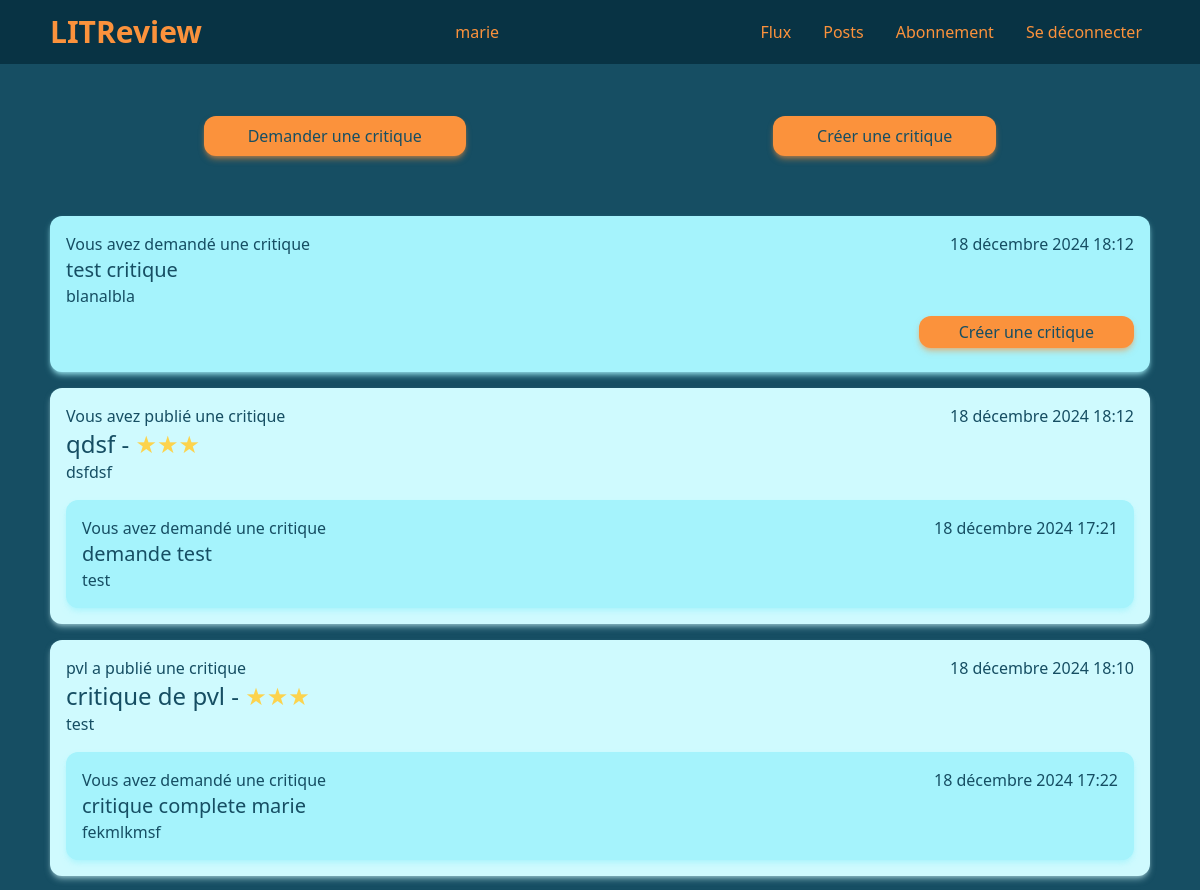
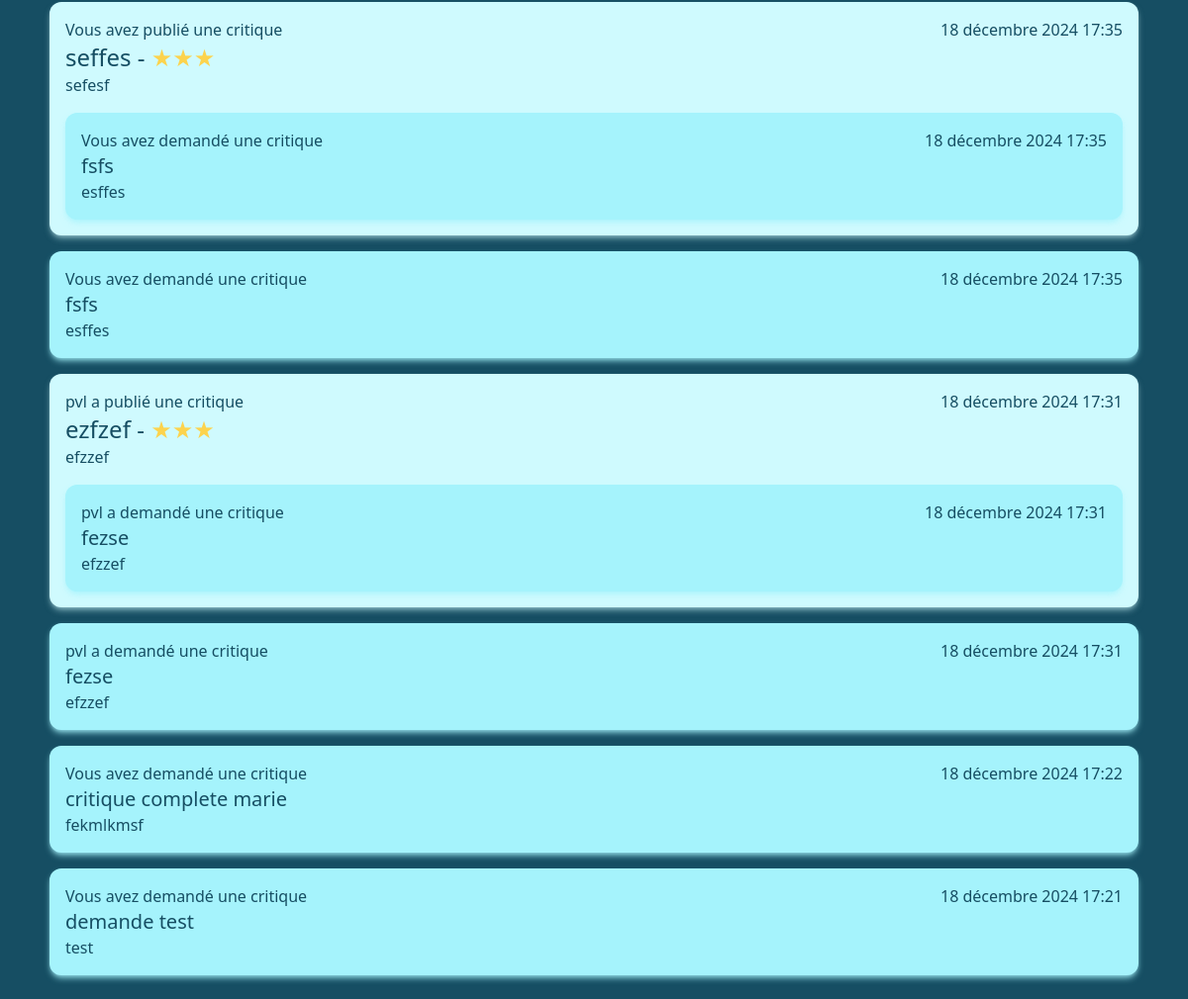
Page /review/flux/ (signed in) on the earlier database version (2 pictures, top to bottom).
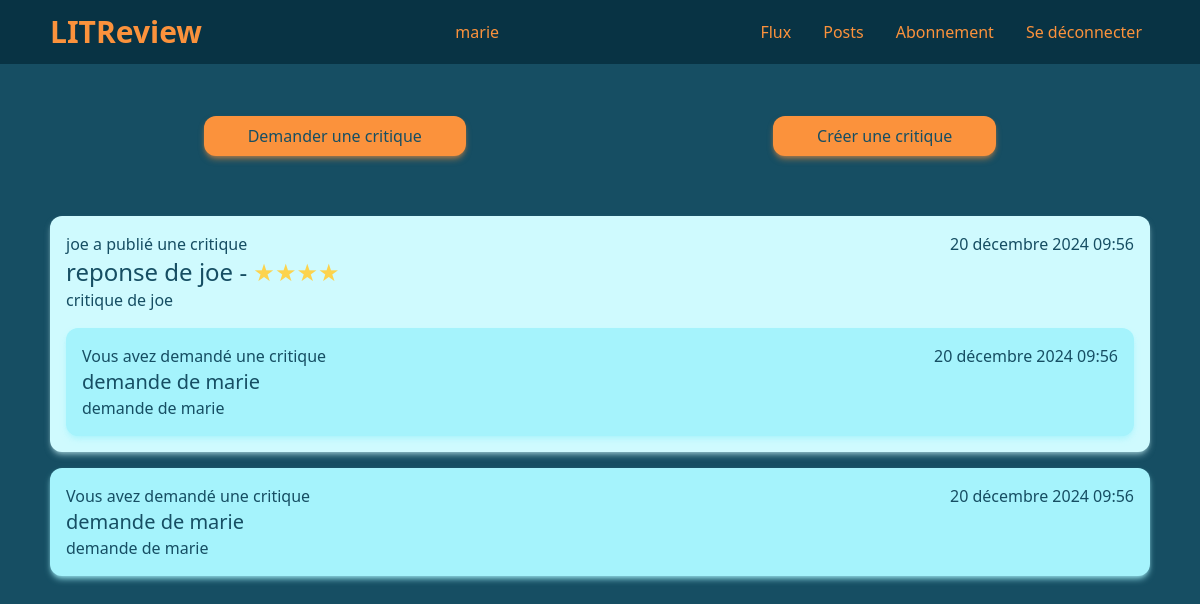
Same page on the later database version.
### review/models.py (models this page shows, shortened)
class Ticket(models.Model):
    title = models.CharField(max_length=128)
    description = models.CharField(max_length=2048, blank=True)
    user = models.ForeignKey(to=settings.AUTH_USER_MODEL, on_delete=models.CASCADE)
    image = models.ImageField(null=True, blank=True)
    time_created = models.DateTimeField(auto_now_add=True)
    response = models.BooleanField(default=False)

class Review(models.Model):
    ticket = models.ForeignKey(to=Ticket, on_delete=models.CASCADE)
    rating = models.PositiveSmallIntegerField(validators=[MinValueValidator(0), MaxValueValidator(5)])
    headline = models.CharField(max_length=128)
    body = models.CharField(max_length=8192, blank=True)
    user = models.ForeignKey(to=settings.AUTH_USER_MODEL, on_delete=models.CASCADE)
    time_created = models.DateTimeField(auto_now_add=True)

### authentication/models.py (models this page shows, shortened)
class User(AbstractBaseUser, PermissionsMixin):
    username = models.CharField(max_length=20, unique=True)
    is_active = models.BooleanField(default=True)
    is_superuser = models.BooleanField(default=False)
    is_staff = models.BooleanField(default=False)
    date_joined = models.DateTimeField(default=timezone.now)
    last_login = models.DateTimeField(blank=True, null=True)
    objects = CustomUserManager()
    USERNAME_FIELD = 'username'
    REQUIRED_FIELDS = []

### review/views.py (the view)
# urls.py: path('flux/', views.FluxView.as_view(), name='flux'),
class FluxView(LoginRequiredMixin, View):
    template = 'review/flux.html'
    ticket_class = models.Ticket
    review_class = models.Review
    def get(self, request):
        users_viewable = User.objects.filter(
            Q(follow_user__user = request.user) |
            Q(pk=request.user.pk)
        )
        tickets = self.ticket_class.objects.filter(user__in=users_viewable)
        tickets = tickets.annotate(content_type=Value('TICKET', CharField()))
        reviews = self.review_class.objects.filter(
            Q(user__in=users_viewable) |
            Q(ticket__user__in=users_viewable)
            )
        reviews = reviews.annotate(content_type=Value('REVIEW', CharField()))
        posts = sorted(
            chain(tickets, reviews),
            key=lambda post: post.time_created,
            reverse=True
        )
        return render(request, self.template, context={'posts': posts})

### review/templates/review/flux.html
{% extends 'base.html' %}
{% block content %}
    <div class="flex items-center justify-around h-40 w-full">
        <a href="{% url 'create_ticket' %}" class="btn px-11 py-2">Demander une critique</a>
        <a href="{% url 'create_review' %}" class="btn px-11 py-2">Créer une critique</a>
    </div>
    <div class="flex flex-col gap-4 w-full">
        {% for post in posts %}
            {% if post.content_type == 'TICKET' %}
                {% include 'review/partials/ticket_snippet.html' %}
            {% elif post.content_type == 'REVIEW' %}
                {% include 'review/partials/review_snippet.html' %}
            {% endif %}
        {% endfor %}
    </div>
{% endblock %}

### review/templates/review/partials/review_snippet.html
{% load tz %}
{% load mathfilters %}
<div class="card-light flex flex-col p-4 gap-4">
    <div class="flex justify-between">
        <div class="">
            {% if post.user == user %}
            <p>Vous avez publié une critique</p>
            {% else %}
            <p>{{ post.user }} a publié une critique</p>
            {% endif %}
            <p class="text-2xl">{{ post.headline }} - <span class="text-amber-300">{{ '★'|mul:post.rating }}</span></p>
            <p>{{ post.body }}</p>
        </div>
        <p>{{ post.time_created|timezone:"Europe/Paris" }}</p>
    </div>
    {% with post=post.ticket %}
        {% include 'review/partials/ticket_snippet.html' %}
    {% endwith %}
</div>

### review/templates/review/partials/ticket_snippet.html (shortened to what this page needs)
{% load tz %}
<div class="card-medium p-4">
    <div class="flex justify-between">
        <div>
            {% if post.user == user %}
            <p>Vous avez demandé une critique</p>
            {% else %}
            <p>{{ post.user }} a demandé une critique</p>
            {% endif %}
            <p class="text-xl">{{ post.title }}</p>
            <p>{{ post.description }}</p>
        </div>
        <p>{{ post.time_created|timezone:"Europe/Paris" }}</p>
    </div>
    {% if not post.response %}
    <div class="flex justify-end items-center h-12 w-full">
        <a href="{% url 'ticket_response' id=post.id %}" class="btn px-10 py-1">Créer une critique</a>
    </div>
    {% endif %}
</div>

Differences in the rows shown:
removed Ticket: shows "Vous avez demandé une critique", title "test critique", description "blanalbla", time_created "18 décembre 2024 18:12", response "Créer une critique"
removed Review: shows "Vous avez publié une critique", headline "qdsf", rating "★★★", body "dsfdsf", time_created "18 décembre 2024 18:12", shows "Vous avez demandé une critique", title "demande test", description "test", time_created "18 décembre 2024 17:21"
removed Review: user "pvl", headline "critique de pvl", rating "★★★", body "test", time_created "18 décembre 2024 18:10", shows "Vous avez demandé une critique", title "critique complete marie", description "fekmlkmsf", time_created "18 décembre 2024 17:22"
removed Review: shows "Vous avez publié une critique", headline "seffes", rating "★★★", body "sefesf", time_created "18 décembre 2024 17:35", shows "Vous avez demandé une critique", title "fsfs", description "esffes"
removed Ticket: shows "Vous avez demandé une critique", title "fsfs", description "esffes", time_created "18 décembre 2024 17:35"
removed Review: user "pvl", headline "ezfzef", rating "★★★", body "efzzef", time_created "18 décembre 2024 17:31", title "fezse", description "efzzef"
removed Ticket: user "pvl", title "fezse", description "efzzef", time_created "18 décembre 2024 17:31"
removed Ticket: shows "Vous avez demandé une critique", title "critique complete marie", description "fekmlkmsf", time_created "18 décembre 2024 17:22"
removed Ticket: shows "Vous avez demandé une critique", title "demande test", description "test", time_created "18 décembre 2024 17:21"
added Review: user "joe", headline "reponse de joe", rating "★★★★", body "critique de joe", time_created "20 décembre 2024 09:56", shows "Vous avez demandé une critique", title "demande de marie", description "demande de marie"
added Ticket: shows "Vous avez demandé une critique", title "demande de marie", description "demande de marie", time_created "20 décembre 2024 09:56"
